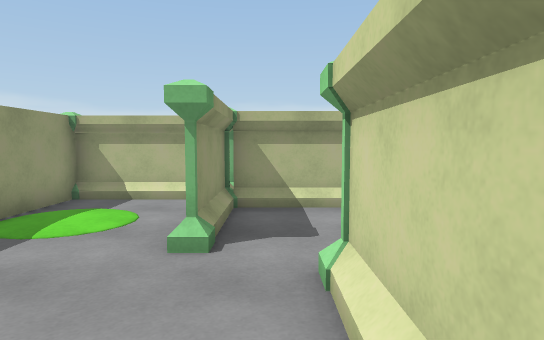
View 1 (above)

18 first-person views from a walk through a Unity game level. The camera is 1.3 m above the floor, tilts 4° down and sees 75° across. The floor is counted in squares, 1 m on a side. Each view is taken from the middle of a square. On the plan, view 1 faces up. The plan holds only what a view shows up to about 15 squares ahead; the rest is blank. The player is left out.

View 2
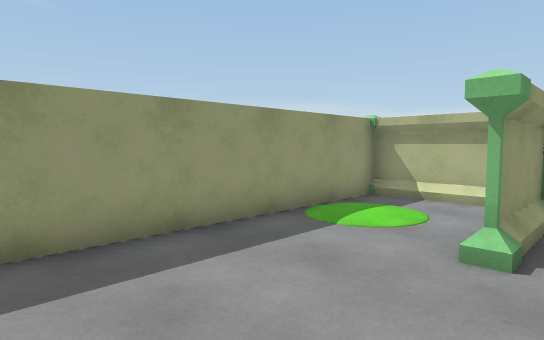

View 3
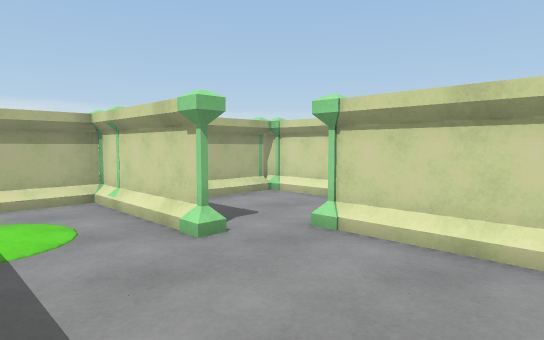

View 4
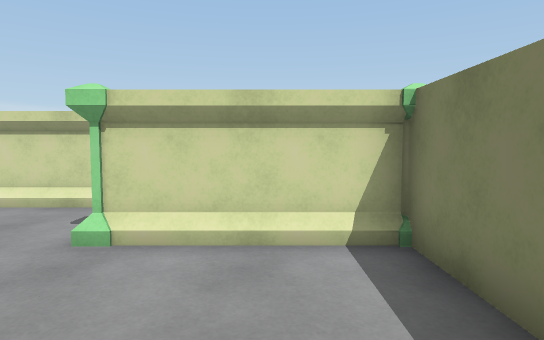

View 5
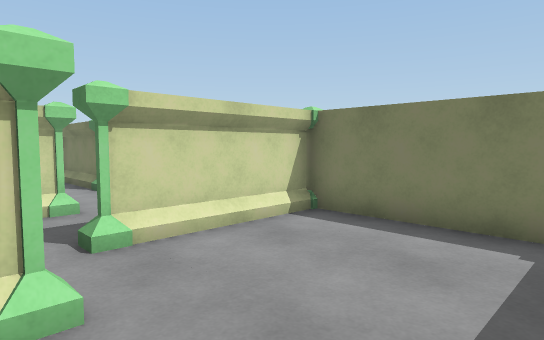

View 6
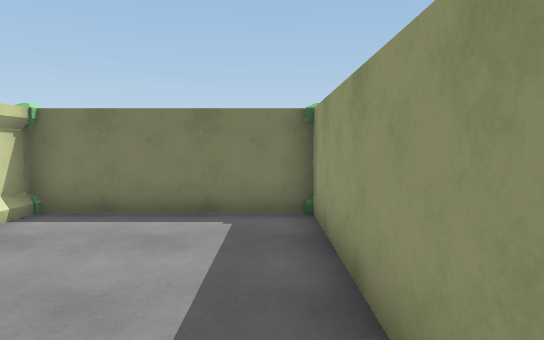

View 7
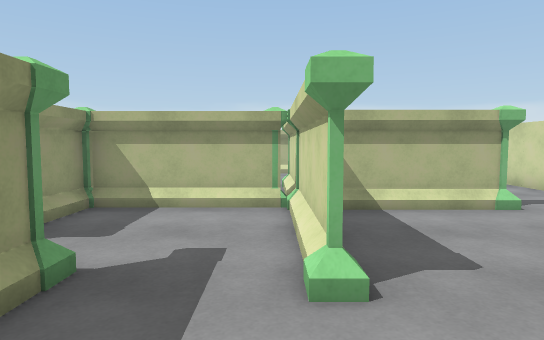

View 8
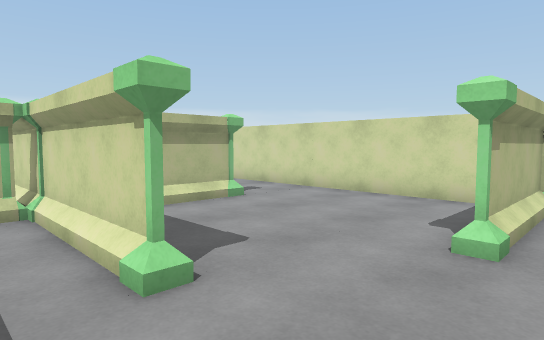

View 9
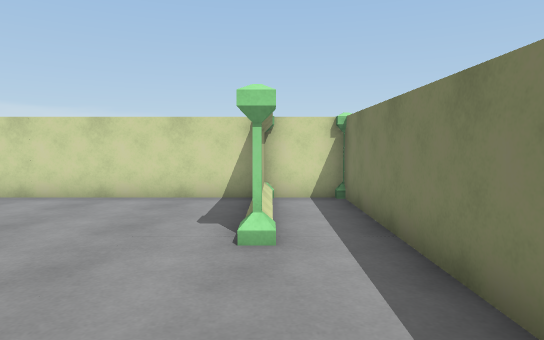

View 10
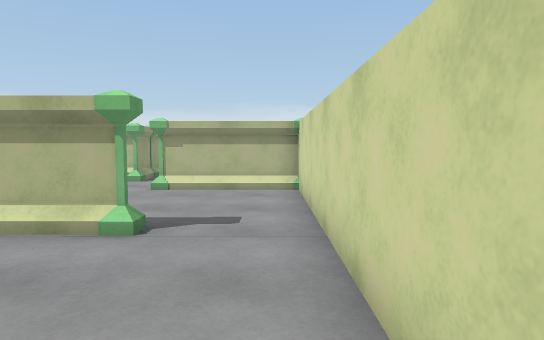

View 11
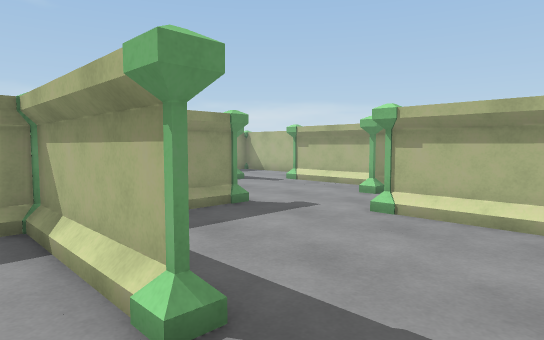

View 12
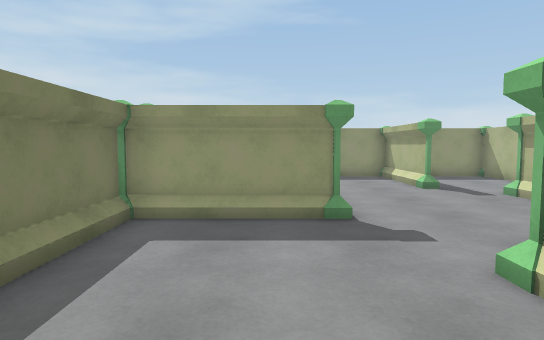

View 13
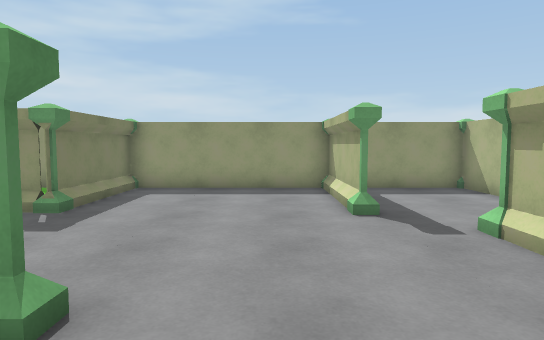

View 14
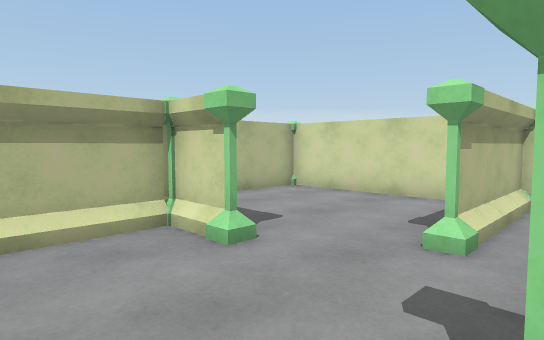

View 15
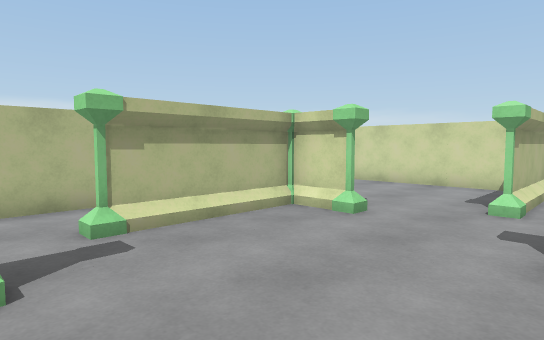

View 16
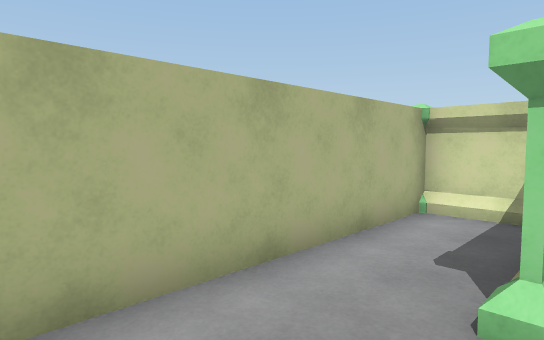

View 17
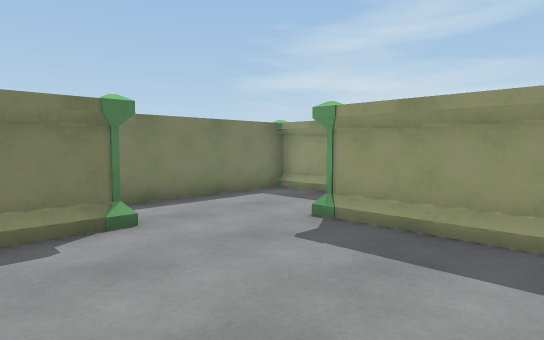

View 18
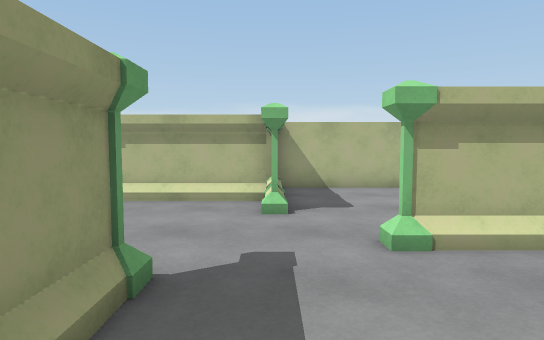

### Floor plan
Ten units are one square. View 1 is at (0, 0); x grows to the right and y downward. Boxes are objects, and circles mark ways between rooms. Rooms are numbered by the first view taken in them; rooms with no view inside come last. Other rooms are left out.
<svg viewBox="-54 -194 168 207">
<path fill="none" stroke="#000" d="M-10 -54 -10 -75 -10 -54M36 -34 36 -65M-15 -87 -49 -87M26 -75 -5 -75M7 8 7 -26M-48 -90 -48 8 9 8M-12 -55 -12 -64M-8 -72 -8 -55M5 6 5 -25M36 -105 36 -87M36 -74 36 -100M45 -73 66 -73M36 -64 36 -35M76 -73 44 -73M51 -171 51 -164 14 -164M51 -171 51 -189M-14 -148 -49 -148M109 -125 74 -125M-49 -87 -14 -87M7 -10 7 8M109 -12 74 -12 106 -12M9 8 108 8 108 -188 -48 -188 -48 -90M38 -105 38 -75M38 -64 38 -35M45 -162 15 -162M75 -71 45 -71M49 -171 49 -187M-15 -146 -37 -146M-38 -89 -15 -89M75 -14 84 -14M9 -11 9 4M96 -10 75 -10"/>
<rect x="-15" y="-55" width="10" height="20" fill="#bbb"><title>pillar</title></rect>
<rect x="-15" y="-85" width="10" height="10" fill="#bbb"><title>pillar</title></rect>
<rect x="5" y="-35" width="10" height="10" fill="#bbb"><title>pillar</title></rect>
<rect x="35" y="-75" width="10" height="10" fill="#bbb"><title>pillar</title></rect>
<rect x="-15" y="-95" width="10" height="10" fill="#bbb"><title>pillar</title></rect>
<rect x="-15" y="-155" width="10" height="10" fill="#bbb"><title>pillar</title></rect>
<rect x="5" y="-165" width="10" height="10" fill="#bbb"><title>pillar</title></rect>
<rect x="25" y="-85" width="10" height="10" fill="#bbb"><title>pillar</title></rect>
<rect x="35" y="-35" width="10" height="10" fill="#bbb"><title>pillar</title></rect>
<rect x="35" y="-115" width="10" height="10" fill="#bbb"><title>pillar</title></rect>
<rect x="45" y="-155" width="10" height="10" fill="#bbb"><title>pillar</title></rect>
<rect x="45" y="-165" width="10" height="10" fill="#bbb"><title>pillar</title></rect>
<rect x="65" y="-15" width="10" height="10" fill="#bbb"><title>pillar</title></rect>
<rect x="65" y="-135" width="10" height="10" fill="#bbb"><title>pillar</title></rect>
<rect x="75" y="-75" width="10" height="10" fill="#bbb"><title>pillar</title></rect>
<circle cx="25" cy="-25" r="3" fill="#2a7"/>
<text x="-10" y="-40">1</text>
<text x="40" y="-110">2</text>
</svg>
Room 1 opens to room 2.

Where each view was taken, in squares from view 1:
view 1: 0 up, 0 right, facing up
view 2: 0 up, 0 right, facing up-left
view 3: 0 up, 4 left, facing up-right
view 4: 1 up, 4 left, facing right
view 5: 5 up, 4 left, facing down-right
view 6: 6 up, 4 left, facing down
view 7: 0 up, 3 right, facing up
view 8: 0 up, 2 right, facing up-right
view 9: 1 up, 2 right, facing right
view 10: 2 up, 10 right, facing up
view 11: 6 up, 10 right, facing up-left
view 12: 10 up, 10 right, facing left
view 13: 13 up, 6 right, facing left
view 14: 11 up, 2 right, facing up-right
view 15: 11 up, 1 left, facing up-right
view 16: 16 up, 2 left, facing up-right
view 17: 7 up, 9 right, facing down-left
view 18: 8 up, 5 right, facing up
